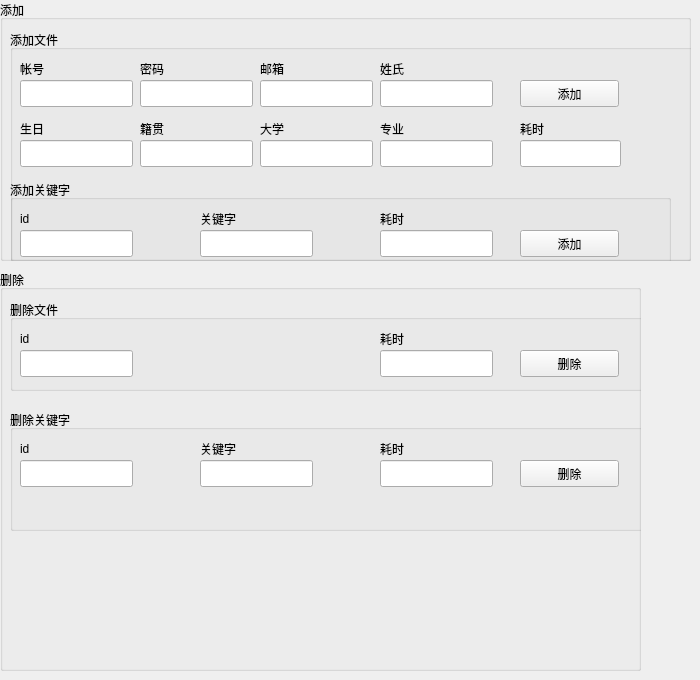
    <widget class="QWidget" name="tab_3">
     <attribute name="title">
      <string>维护</string>
     </attribute>
     <widget class="QGroupBox" name="groupBox_3">
      <property name="geometry">
       <rect>
        <x>0</x>
        <y>270</y>
        <width>641</width>
        <height>401</height>
       </rect>
      </property>
      <property name="title">
       <string>删除</string>
      </property>
      <widget class="QGroupBox" name="groupBox_4">
       <property name="geometry">
        <rect>
         <x>10</x>
         <y>30</y>
         <width>671</width>
         <height>91</height>
        </rect>
       </property>
       <property name="title">
        <string>删除文件</string>
       </property>
       <widget class="QLineEdit" name="lineEdit_delf">
        <property name="geometry">
         <rect>
          <x>10</x>
          <y>50</y>
          <width>113</width>
          <height>27</height>
         </rect>
        </property>
       </widget>
       <widget class="QLabel" name="label_17">
        <property name="geometry">
         <rect>
          <x>10</x>
          <y>30</y>
          <width>67</width>
          <height>17</height>
         </rect>
        </property>
        <property name="text">
         <string>id</string>
        </property>
       </widget>
       <widget class="QPushButton" name="pushButton_deleteid">
        <property name="geometry">
         <rect>
          <x>510</x>
          <y>50</y>
          <width>99</width>
          <height>27</height>
         </rect>
        </property>
        <property name="text">
         <string>删除</string>
        </property>
       </widget>
       <widget class="QLineEdit" name="lineEdit_time2">
        <property name="geometry">
         <rect>
          <x>370</x>
          <y>50</y>
          <width>113</width>
          <height>27</height>
         </rect>
        </property>
        <property name="readOnly">
         <bool>true</bool>
        </property>
       </widget>
       <widget class="QLabel" name="label_25">
        <property name="geometry">
         <rect>
          <x>370</x>
          <y>30</y>
          <width>67</width>
          <height>17</height>
         </rect>
        </property>
        <property name="text">
         <string>耗时</string>
        </property>
       </widget>
      </widget>
      <widget class="QGroupBox" name="groupBox_5">
       <property name="geometry">
        <rect>
         <x>10</x>
         <y>140</y>
         <width>641</width>
         <height>121</height>
        </rect>
       </property>
       <property name="title">
        <string>删除关键字</string>
       </property>
       <widget class="QLabel" name="label_18">
        <property name="geometry">
         <rect>
          <x>10</x>
          <y>30</y>
          <width>67</width>
          <height>17</height>
         </rect>
        </property>
        <property name="text">
         <string>id</string>
        </property>
       </widget>
       <widget class="QLineEdit" name="lineEdit_delid">
        <property name="geometry">
         <rect>
          <x>10</x>
          <y>50</y>
          <width>113</width>
          <height>27</height>
         </rect>
        </property>
       </widget>
       <widget class="QLabel" name="label_20">
        <property name="geometry">
         <rect>
          <x>190</x>
          <y>30</y>
          <width>67</width>
          <height>17</height>
         </rect>
        </property>
        <property name="text">
         <string>关键字</string>
        </property>
       </widget>
       <widget class="QLineEdit" name="lineEdit_delkeyword">
        <property name="geometry">
         <rect>
          <x>190</x>
          <y>50</y>
          <width>113</width>
          <height>27</height>
         </rect>
        </property>
       </widget>
       <widget class="QPushButton" name="pushButton_delkeyword">
        <property name="geometry">
         <rect>
          <x>510</x>
          <y>50</y>
          <width>99</width>
          <height>27</height>
         </rect>
        </property>
        <property name="text">
         <string>删除</string>
        </property>
       </widget>
       <widget class="QLineEdit" name="lineEdit_time3">
        <property name="geometry">
         <rect>
          <x>370</x>
          <y>50</y>
          <width>113</width>
          <height>27</height>
         </rect>
        </property>
        <property name="readOnly">
         <bool>true</bool>
        </property>
       </widget>
       <widget class="QLabel" name="label_26">
        <property name="geometry">
         <rect>
          <x>370</x>
          <y>30</y>
          <width>67</width>
          <height>17</height>
         </rect>
        </property>
        <property name="text">
         <string>耗时</string>
        </property>
       </widget>
      </widget>
     </widget>
     <widget class="QGroupBox" name="groupBox_2">
      <property name="geometry">
       <rect>
        <x>0</x>
        <y>0</y>
        <width>691</width>
        <height>261</height>
       </rect>
      </property>
      <property name="title">
       <string>添加</string>
      </property>
      <property name="flat">
       <bool>false</bool>
      </property>
      <widget class="QGroupBox" name="groupBox_6">
       <property name="geometry">
        <rect>
         <x>10</x>
         <y>30</y>
         <width>741</width>
         <height>231</height>
        </rect>
       </property>
       <property name="title">
        <string>添加文件</string>
       </property>
       <widget class="QLabel" name="label_30">
        <property name="geometry">
         <rect>
          <x>10</x>
          <y>30</y>
          <width>67</width>
          <height>17</height>
         </rect>
        </property>
        <property name="text">
         <string>帐号</string>
        </property>
       </widget>
       <widget class="QLabel" name="label_31">
        <property name="geometry">
         <rect>
          <x>130</x>
          <y>30</y>
          <width>67</width>
          <height>17</height>
         </rect>
        </property>
        <property name="text">
         <string>密码</string>
        </property>
       </widget>
       <widget class="QLabel" name="label_32">
        <property name="geometry">
         <rect>
          <x>250</x>
          <y>30</y>
          <width>67</width>
          <height>17</height>
         </rect>
        </property>
        <property name="text">
         <string>邮箱</string>
        </property>
       </widget>
       <widget class="QLabel" name="label_33">
        <property name="geometry">
         <rect>
          <x>370</x>
          <y>30</y>
          <width>67</width>
          <height>17</height>
         </rect>
        </property>
        <property name="text">
         <string>姓氏</string>
        </property>
       </widget>
       <widget class="QLabel" name="label_34">
        <property name="geometry">
         <rect>
          <x>10</x>
          <y>90</y>
          <width>67</width>
          <height>17</height>
         </rect>
        </property>
        <property name="text">
         <string>生日</string>
        </property>
       </widget>
       <widget class="QLabel" name="label_35">
        <property name="geometry">
         <rect>
          <x>130</x>
          <y>90</y>
          <width>67</width>
          <height>17</height>
         </rect>
        </property>
        <property name="text">
         <string>籍贯</string>
        </property>
       </widget>
       <widget class="QLabel" name="label_36">
        <property name="geometry">
         <rect>
          <x>250</x>
          <y>90</y>
          <width>67</width>
          <height>17</height>
         </rect>
        </property>
        <property name="text">
         <string>大学</string>
        </property>
       </widget>
       <widget class="QLabel" name="label_37">
        <property name="geometry">
         <rect>
          <x>370</x>
          <y>90</y>
          <width>67</width>
          <height>17</height>
         </rect>
        </property>
        <property name="text">
         <string>专业</string>
        </property>
       </widget>
       <widget class="QLineEdit" name="lineEdit_addzh">
        <property name="geometry">
         <rect>
          <x>10</x>
          <y>50</y>
          <width>113</width>
          <height>27</height>
         </rect>
        </property>
        <property name="maxLength">
         <number>32</number>
        </property>
       </widget>
       <widget class="QLineEdit" name="lineEdit_addjg">
        <property name="geometry">
         <rect>
          <x>130</x>
          <y>110</y>
          <width>113</width>
          <height>27</height>
         </rect>
        </property>
        <property name="maxLength">
         <number>32</number>
        </property>
       </widget>
       <widget class="QLineEdit" name="lineEdit_addmm">
        <property name="geometry">
         <rect>
          <x>130</x>
          <y>50</y>
          <width>113</width>
          <height>27</height>
         </rect>
        </property>
        <property name="maxLength">
         <number>32</number>
        </property>
       </widget>
       <widget class="QLineEdit" name="lineEdit_addsr">
        <property name="geometry">
         <rect>
          <x>10</x>
          <y>110</y>
          <width>113</width>
          <height>27</height>
         </rect>
        </property>
        <property name="maxLength">
         <number>32</number>
        </property>
       </widget>
       <widget class="QLineEdit" name="lineEdit_addxs">
        <property name="geometry">
         <rect>
          <x>370</x>
          <y>50</y>
          <width>113</width>
          <height>27</height>
         </rect>
        </property>
        <property name="maxLength">
         <number>32</number>
        </property>
       </widget>
       <widget class="QLineEdit" name="lineEdit_addyx">
        <property name="geometry">
         <rect>
          <x>250</x>
          <y>50</y>
          <width>113</width>
          <height>27</height>
         </rect>
        </property>
        <property name="maxLength">
         <number>32</number>
        </property>
       </widget>
       <widget class="QLineEdit" name="lineEdit_addzy">
        <property name="geometry">
         <rect>
          <x>370</x>
          <y>110</y>
          <width>113</width>
          <height>27</height>
         </rect>
        </property>
        <property name="maxLength">
         <number>32</number>
        </property>
       </widget>
       <widget class="QLineEdit" name="lineEdit_adddx">
        <property name="geometry">
         <rect>
          <x>250</x>
          <y>110</y>
          <width>113</width>
          <height>27</height>
         </rect>
        </property>
        <property name="maxLength">
         <number>32</number>
        </property>
       </widget>
       <widget class="QLabel" name="label_58">
        <property name="geometry">
         <rect>
          <x>510</x>
          <y>90</y>
          <width>67</width>
          <height>17</height>
         </rect>
        </property>
        <property name="text">
         <string>耗时</string>
        </property>
       </widget>
       <widget class="QLineEdit" name="lineEdit_time4">
        <property name="geometry">
         <rect>
          <x>510</x>
          <y>110</y>
          <width>101</width>
          <height>27</height>
         </rect>
        </property>
        <property name="readOnly">
         <bool>true</bool>
        </property>
       </widget>
       <widget class="QPushButton" name="pushButton_addfile">
        <property name="geometry">
         <rect>
          <x>510</x>
          <y>50</y>
          <width>99</width>
          <height>27</height>
         </rect>
        </property>
        <property name="text">
         <string>添加</string>
        </property>
       </widget>
       <widget class="QGroupBox" name="groupBox">
        <property name="geometry">
         <rect>
          <x>0</x>
          <y>150</y>
          <width>661</width>
          <height>101</height>
         </rect>
        </property>
        <property name="title">
         <string>添加关键字</string>
        </property>
        <widget class="QLineEdit" name="lineEdit_addid">
         <property name="geometry">
          <rect>
           <x>10</x>
           <y>50</y>
           <width>113</width>
           <height>27</height>
          </rect>
         </property>
        </widget>
        <widget class="QLabel" name="label_15">
         <property name="geometry">
          <rect>
           <x>10</x>
           <y>30</y>
           <width>67</width>
           <height>17</height>
          </rect>
         </property>
         <property name="text">
          <string>id</string>
         </property>
        </widget>
        <widget class="QLabel" name="label_16">
         <property name="geometry">
          <rect>
           <x>190</x>
           <y>30</y>
           <width>67</width>
           <height>17</height>
          </rect>
         </property>
         <property name="text">
          <string>关键字</string>
         </property>
        </widget>
        <widget class="QLabel" name="label_24">
         <property name="geometry">
          <rect>
           <x>370</x>
           <y>30</y>
           <width>67</width>
           <height>17</height>
          </rect>
         </property>
         <property name="text">
          <string>耗时</string>
         </property>
        </widget>
        <widget class="QLineEdit" name="lineEdit_addkeyword">
         <property name="geometry">
          <rect>
           <x>190</x>
           <y>50</y>
           <width>113</width>
           <height>27</height>
          </rect>
         </property>
         <property name="maxLength">
          <number>32</number>
         </property>
        </widget>
        <widget class="QLineEdit" name="lineEdit_time1">
         <property name="geometry">
          <rect>
           <x>370</x>
           <y>50</y>
           <width>113</width>
           <height>27</height>
          </rect>
         </property>
         <property name="readOnly">
          <bool>true</bool>
         </property>
        </widget>
        <widget class="QPushButton" name="pushButton_add">
         <property name="geometry">
          <rect>
           <x>510</x>
           <y>50</y>
           <width>99</width>
           <height>27</height>
          </rect>
         </property>
         <property name="text">
          <string>添加</string>
         </property>
        </widget>
       </widget>
       <zorder>groupBox</zorder>
       <zorder>label_30</zorder>
       <zorder>label_31</zorder>
       <zorder>label_32</zorder>
       <zorder>label_33</zorder>
       <zorder>label_34</zorder>
       <zorder>label_35</zorder>
       <zorder>label_36</zorder>
       <zorder>label_37</zorder>
       <zorder>lineEdit_addzh</zorder>
       <zorder>lineEdit_addjg</zorder>
       <zorder>lineEdit_addmm</zorder>
       <zorder>lineEdit_addsr</zorder>
       <zorder>lineEdit_addxs</zorder>
       <zorder>lineEdit_addyx</zorder>
       <zorder>lineEdit_addzy</zorder>
       <zorder>lineEdit_adddx</zorder>
       <zorder>label_58</zorder>
       <zorder>lineEdit_time4</zorder>
       <zorder>pushButton_addfile</zorder>
      </widget>
     </widget>
     <zorder>groupBox_2</zorder>
     <zorder>groupBox_3</zorder>
    </widget>
